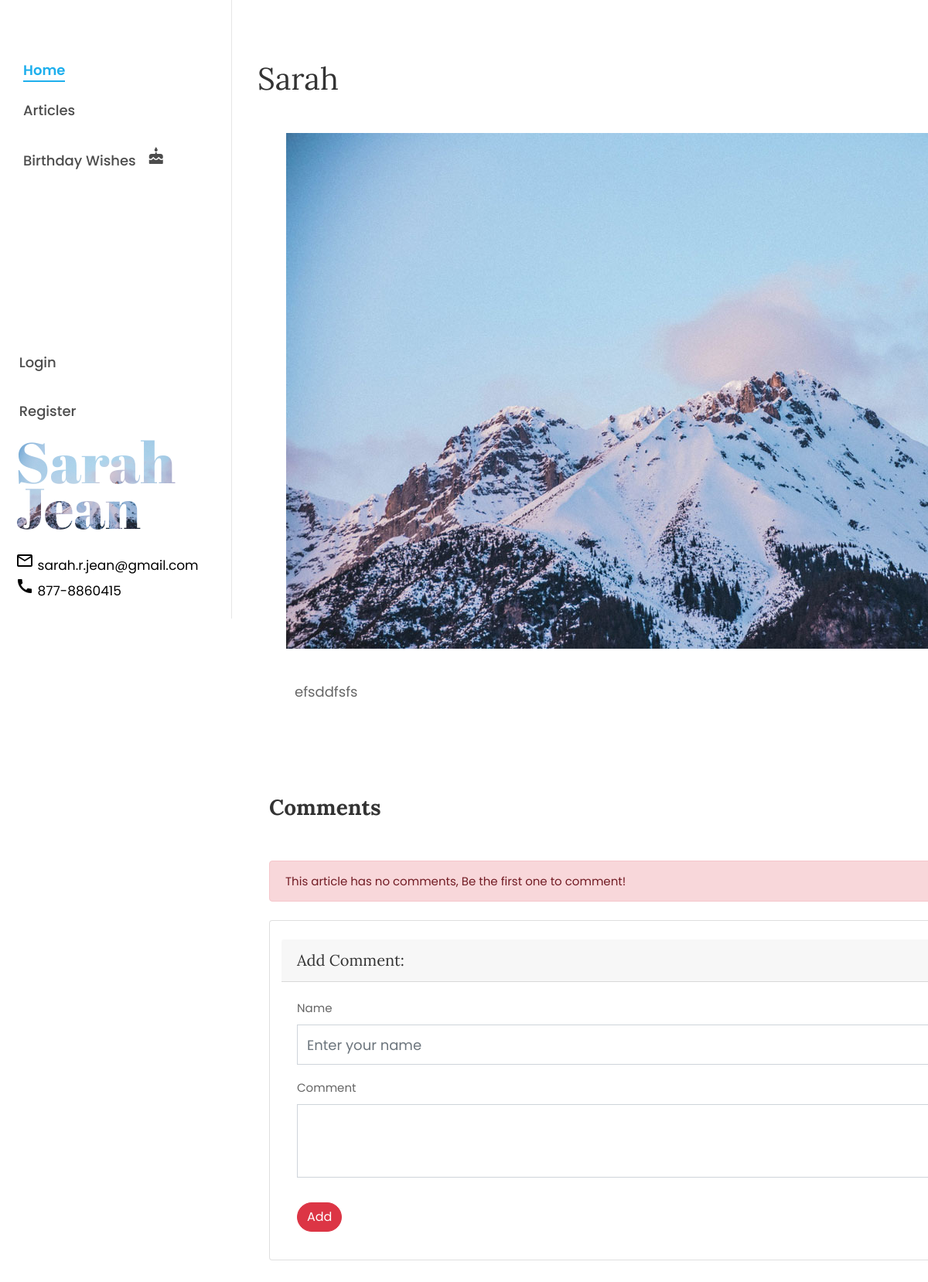
/articles/article/sarah/, run on the app's committed database.
### article/models.py (models this page shows, shortened)
class Article(models.Model):
    author = models.ForeignKey("auth.User",on_delete = models.CASCADE,verbose_name = "Author ")
    title = models.CharField(max_length = 50,verbose_name = "Title")
    content = RichTextField()
    created_date = models.DateTimeField(auto_now_add=True,verbose_name="Created On")
    article_image = models.FileField(blank = True,null = True,verbose_name="Image", default="bg_1.jpg")
    slug = models.SlugField(unique=True, max_length=100)
    class Meta:
        ordering = ['-created_date']

### article/views.py (the view)
# urls.py: path('article/<slug:slug>/',views.detail,name = "detail"),
def detail(request, slug):
    article = get_object_or_404(Article, slug=slug)
    comments = article.comments.all()
    return render(request, "detail.html", {"article": article, "comments": comments})

### templates/detail.html (shortened to what this page needs)
{% extends "includes/colornav.html" %}
{% load static %}
{% block body %}
<section class="ftco-section ftco-no-pt ftco-no-pb">
    <div class="container offset-3">
        <div class="row d-flex flex-column">
            <div class="col-lg-12 px-md-5 py-5">
                <div class="row pt-md-4 px-6">
                    <h1 class="mb-3">{{article.title}}</h1>
                </div>
                <div class="row pt-md-4 justify-content-center">
                    {% if not msgs %}
                    <p class="mb-3">
                        {% if article.article_image %}
                        <img class="responsive-img" src="{{article.article_image.url}}" alt="">
                        {% endif %}
                    </p>
                    {% else %}
                    <p class="mb-3">
                        {% if article.birthday_image %}
                        <img class="responsive-img" src="{{article.birthday_image.url}}" alt="">
                        {% endif %}
                    </p>
                    {% endif %}
                </div>
                <div class="row pt-md-4 justify-content-left">
                    <p class="mb-3 ml-5" style="font-size: larger;">
                        {{article.content|safe}}
                    </p>
                </div>
                {% if not msgs %}
                <div class="pt-5 mt-5">
                    <h3 class="mb-5 font-weight-bold">{% if comments %}({{comments.count }}){% endif %} Comment{{comments|pluralize:",s"}}
                    </h3>
                    <ul class="comment-list">
                        {% if comments %}
                        {% for comment in comments  %}
                        <li class="comment">
                            <div class="vcard bio">
                                <img src="{% static 'images/bg_1.jpg' %}" alt="Image placeholder">
                            </div>
                            <div class="comment-body">
                                <h3>{{ comment.comment_author}}</h3>
                                <div class="meta">{{comment.comment_date}}</div>
                                <p>{{comment.comment_content}}</p>
                            </div>
                        </li>
                        {% endfor %}
                        {% else %}
                        <div class="alert alert-danger">
                            This article has no comments, Be the first one to comment!
                        </div>
                        {% endif %}
                    </ul>
                    <div class="card my-4 container">
                        <h5 class="card-header mt-4">Add Comment:</h5>
                        <div class="card-body">
                            <form method="post" action="{% url 'article:comment' article.slug %}">
                                <div class="form-group">
                                    <label for="formGroupExampleInput">Name</label>
                                    <input name="comment_author" type="text" class="form-control"
                                        id="formGroupExampleInput" placeholder="Enter your name">
                                </div>
                                <div class="form-group">
                                    <label for="formGroupExampleInput">Comment</label>
                                    <textarea name="comment_content" class="form-control" rows="3"></textarea>
                                </div>
                                <button type="submit" class="btn btn-danger my-3">Add</button>
                            </form>
                        </div>
                    </div>
                </div>
                {% endif %}
            </div>
        </div>
    </div>
</section>
{% endblock body %}

### data on the page
Article: title "Sarah", article_image (picture), content "efsddfsfs"
